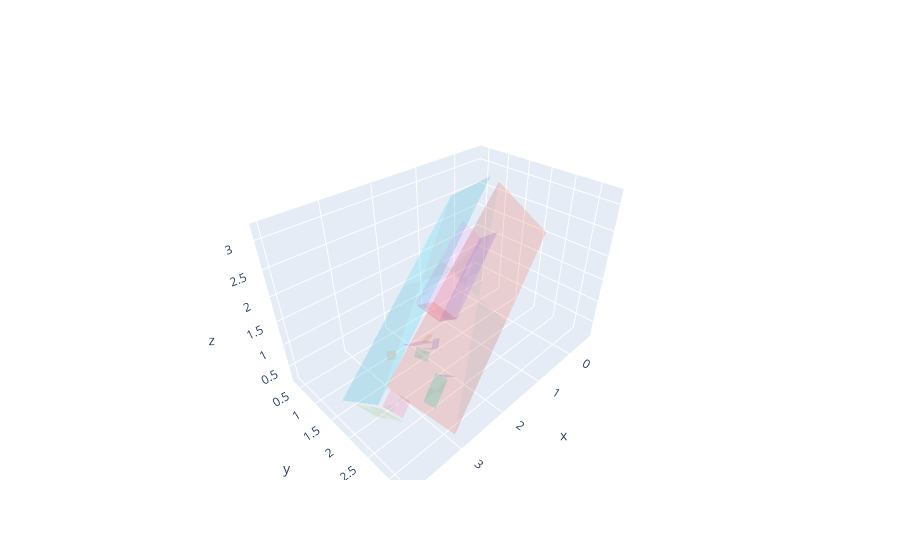

Write notebook code for a chart like this one.
### Code cell
import trace1 as G
import plotly.graph_objects as go

fig = go.Figure()
G.plot_surfaces(fig, base_surfaces)

### Figure 1 — Plotly figure (JSON) as saved in the notebook; plotly's stock layout.template omitted (floating-point values rounded to 4 significant figures)
{"data": [{"alphahull": 5, "i": [0, 3], "j": [1, 1], "k": [2, 2], "opacity": 0.2, "type": "mesh3d", "x": [2.404, 2.536, 2.371, 2.502], "y": [2.705, 2.619, 2.428, 2.342], "z": [0.7727, 0.8526, 0.5297, 0.6096]}, {"alphahull": 5, "i": [0, 3], "j": [1, 1], "k": [2, 2], "opacity": 0.2, "type": "mesh3d", "x": [2.411, 2.404, 2.144, 2.137], "y": [1.792, 2.199, 2.028, 2.435], "z": [1.744, 2.018, 1.386, 1.66]}, {"alphahull": 5, "i": [0, 3], "j": [1, 1], "k": [2, 2], "opacity": 0.2, "type": "mesh3d", "x": [2.46, 2.333, 2.638, 2.511], "y": [2.051, 1.99, 1.917, 1.856], "z": [0.6897, 0.7821, 0.8457, 0.9381]}, {"alphahull": 5, "i": [0, 3], "j": [1, 1], "k": [2, 2], "opacity": 0.2, "type": "mesh3d", "x": [2.713, 2.831, 2.629, 2.747], "y": [1.921, 1.878, 2.421, 2.377], "z": [1.124, 1.216, 1.47, 1.561]}, {"alphahull": 5, "i": [0, 3], "j": [1, 1], "k": [2, 2], "opacity": 0.2, "type": "mesh3d", "x": [2.96, 2.906, 3.125, 3.071], "y": [1.868, 1.776, 1.854, 1.762], "z": [0.967, 1.068, 1.044, 1.145]}, {"alphahull": 5, "i": [0, 3], "j": [1, 1], "k": [2, 2], "opacity": 0.2, "type": "mesh3d", "x": [2.73, 2.824, 2.729, 2.824], "y": [2.402, 2.359, 2.56, 2.516], "z": [1.379, 1.444, 1.486, 1.551]}, {"alphahull": 5, "i": [0, 3], "j": [1, 1], "k": [2, 2], "opacity": 0.2, "type": "mesh3d", "x": [3.684, 3.465, 3.875, 3.656], "y": [2.88, 2.808, 2.695, 2.623], "z": [1.003, 1.114, 1.261, 1.372]}, {"alphahull": 5, "i": [0, 3], "j": [1, 1], "k": [2, 2], "opacity": 0.2, "type": "mesh3d", "x": [3.91, 3.689, 3.947, 3.726], "y": [2.724, 2.909, 2.065, 2.25], "z": [1.268, 0.9505, 0.858, 0.5407]}, {"alphahull": 5, "i": [0, 3], "j": [1, 1], "k": [2, 2], "opacity": 0.2, "type": "mesh3d", "x": [2.157, 2.416, 0.5345, 0.7927], "y": [2.038, 1.776, 1.514, 1.253], "z": [1.382, 1.773, 2.104, 2.495]}, {"alphahull": 5, "i": [0, 3], "j": [1, 1], "k": [2, 2], "opacity": 0.2, "type": "mesh3d", "x": [1.503, 1.365, 1.531, 1.394], "y": [1.565, 1.542, 1.674, 1.651], "z": [1.72, 1.758, 1.89, 1.928]}, {"alphahull": 5, "i": [0, 3], "j": [1, 1], "k": [2, 2], "opacity": 0.2, "type": "mesh3d", "x": [2.686, 2.574, 2.691, 2.58], "y": [2.418, 2.348, 2.571, 2.501], "z": [1.367, 1.465, 1.482, 1.58]}, {"alphahull": 5, "i": [0, 3], "j": [1, 1], "k": [2, 2], "opacity": 0.2, "type": "mesh3d", "x": [3.715, 3.046, 0.07482, -0.5934], "y": [2.602, 3.293, 1.453, 2.145], "z": [1.448, 0.4395, 3.072, 2.064]}, {"alphahull": 5, "i": [0, 3], "j": [1, 1], "k": [2, 2], "opacity": 0.2, "type": "mesh3d", "x": [2.509, 2.357, 2.944, 2.792], "y": [2.315, 2.441, 2.469, 2.595], "z": [0.6581, 0.4689, 0.4106, 0.2214]}, {"alphahull": 5, "i": [0, 3], "j": [1, 1], "k": [2, 2], "opacity": 0.2, "type": "mesh3d", "x": [0.574, 0.5775, 2.151, 2.155], "y": [1.896, 1.48, 2.448, 2.032], "z": [2.428, 2.126, 1.688, 1.385]}, {"alphahull": 5, "i": [0, 3], "j": [1, 1], "k": [2, 2], "opacity": 0.2, "type": "mesh3d", "x": [2.623, 2.629, 2.796, 2.801], "y": [2.416, 2.282, 2.451, 2.317], "z": [1.644, 1.555, 1.603, 1.514]}, {"alphahull": 5, "i": [0, 3], "j": [1, 1], "k": [2, 2], "opacity": 0.2, "type": "mesh3d", "x": [3.967, 3.939, 0.1907, 0.1626], "y": [1.736, 2.704, 0.3633, 1.332], "z": [0.6791, 1.35, 2.504, 3.175]}], "layout": {"scene": {"aspectmode": "data"}}}
